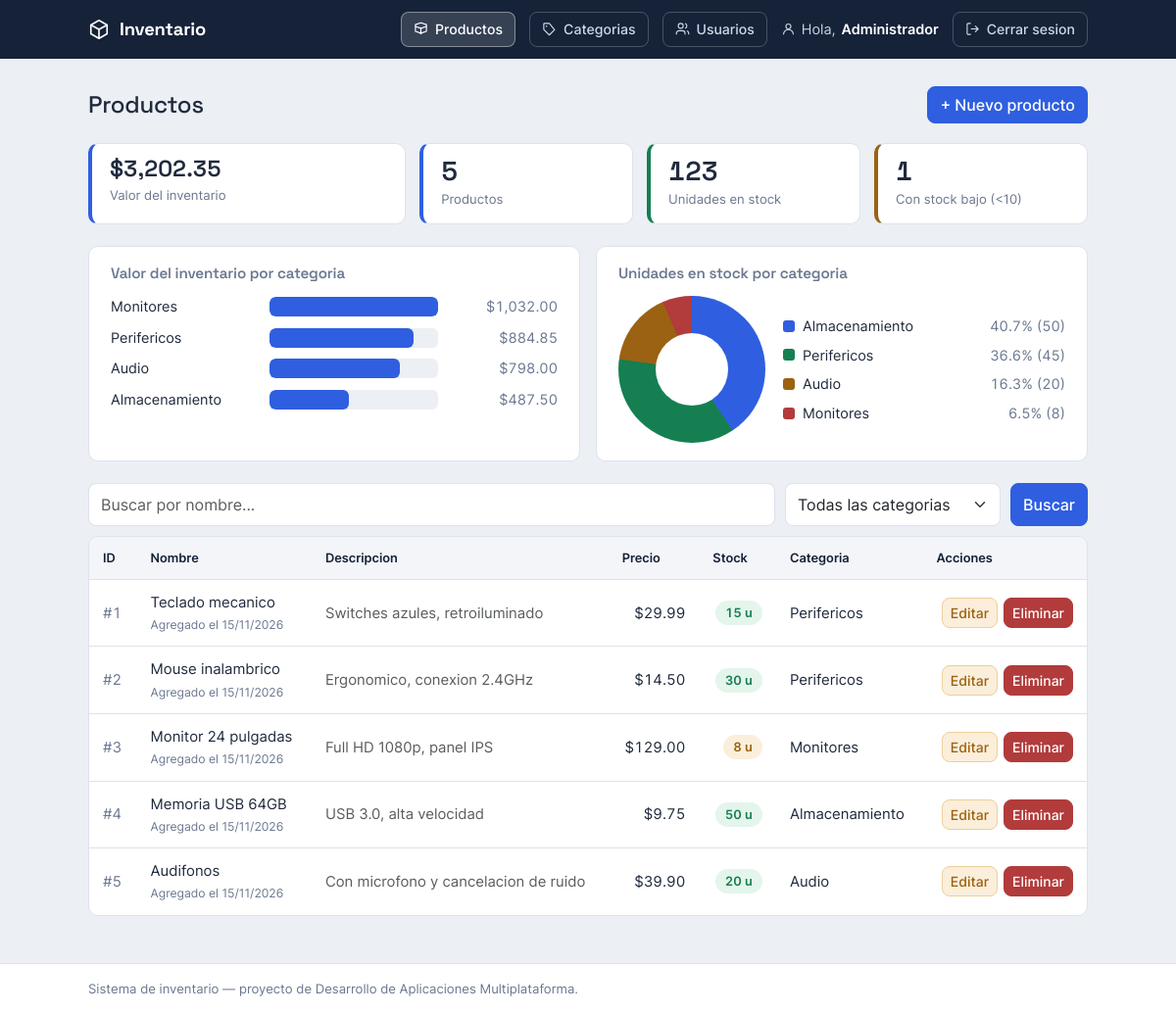
Screenshot of /index.php/productos (signed in) with the database file from the repository.
### tables this page shows
CREATE TABLE productos (
  id             INT AUTO_INCREMENT PRIMARY KEY,
  nombre         VARCHAR(100)  NOT NULL,
  descripcion    VARCHAR(255)  NULL,
  precio         DECIMAL(10,2) NOT NULL DEFAULT 0.00,    
  stock          INT           NOT NULL DEFAULT 0,
  categoria      VARCHAR(50)   NULL,
  fecha_creacion TIMESTAMP     DEFAULT CURRENT_TIMESTAMP
);

### app/Core/Controller.php (called while the page is built, shortened)
<?php
class Controller
{
    protected function vista(string $nombre, array $datos = []): void
    {
        extract($datos);
        require __DIR__ . '/../Views/' . $nombre . '.php';
    }
}

### app/Controllers/ProductoController.php (called while the page is built, shortened)
<?php
class ProductoController extends Controller
{
    public function index(): void
    {
        $buscar    = trim($_GET['buscar'] ?? '');
        $categoria = trim($_GET['categoria'] ?? '');
        $this->vista('productos/index', [
            'productos'      => Producto::todos($buscar, $categoria),
            'm'              => Producto::metricas($buscar, $categoria),
            'porCategoria'   => Producto::valorPorCategoria($buscar, $categoria),
            'stockPorCategoria' => Producto::stockPorCategoria($buscar, $categoria),
            'categorias'     => Categoria::nombres(),
            'totalSinFiltro' => Producto::contarTodos(),
            'buscar'         => $buscar,
            'categoria'      => $categoria,
            'hayFiltro'      => ($buscar !== '' || $categoria !== ''),
        ]);
    }
}

### public/index.php (called while the page is built, shortened)
<?php
require __DIR__ . '/../app/Core/autoload.php';
require __DIR__ . '/../app/Core/helpers.php';
$router = new App\Core\Router();
$ruta = $_SERVER['PATH_INFO'] ?? '/';
$ruta = '/' . trim($ruta, '/');
$router->despachar($_SERVER['REQUEST_METHOD'], $ruta);

### app/Core/helpers.php (called while the page is built)
<?php
function base_path(): string {
    return rtrim(str_replace('\\', '/', dirname($_SERVER['SCRIPT_NAME'])), '/');
}
function url(string $ruta = ''): string {
    return base_path() . '/index.php/' . ltrim($ruta, '/');
}
function asset(string $ruta): string {
    return base_path() . '/' . ltrim($ruta, '/');
}
function e(?string $texto): string {
    return htmlspecialchars((string) $texto, ENT_QUOTES);
}

### app/Core/Database.php (called while the page is built, shortened)
<?php
class Database
{
    private static ?PDO $pdo = null;
    public static function pdo(): PDO
    {
        if (self::$pdo === null) {
            $cfg = require __DIR__ . '/../../config/config.php';
            $dsn = "mysql:host={$cfg['host']};dbname={$cfg['nombre']};charset=utf8mb4";
            try {
                self::$pdo = new PDO($dsn, $cfg['usuario'], $cfg['pass'], [
                    PDO::ATTR_ERRMODE            => PDO::ERRMODE_EXCEPTION,
                    PDO::ATTR_DEFAULT_FETCH_MODE => PDO::FETCH_ASSOC,
                    PDO::ATTR_EMULATE_PREPARES   => false,
                ]);
            } catch (PDOException $e) {
                die('Error de conexion a la base de datos: ' . $e->getMessage());
            }
        }
        return self::$pdo;
    }
}

### app/Models/Producto.php (called while the page is built, shortened)
<?php
class Producto
{
    private static function filtro(string $buscar, string $categoria): array
    {
        $cond = [];
        $params = [];
        $where = $cond ? (' WHERE ' . implode(' AND ', $cond)) : '';
        return [$where, $params];
    }
    public static function todos(string $buscar = '', string $categoria = ''): array
    {
        [$where, $params] = self::filtro($buscar, $categoria);
        $stmt = Database::pdo()->prepare(
            'SELECT id, nombre, descripcion, precio, stock, categoria, fecha_creacion
             FROM productos' . $where . ' ORDER BY id'
        );
        $stmt->execute($params);
        return $stmt->fetchAll();
    }
    public static function metricas(string $buscar = '', string $categoria = ''): array
    {
        [$where, $params] = self::filtro($buscar, $categoria);
        $stmt = Database::pdo()->prepare(
            'SELECT COUNT(*)                                                 AS productos,
                    COALESCE(SUM(stock), 0)                                  AS unidades,
                    COALESCE(SUM(precio * stock), 0)                         AS valor,
                    COALESCE(SUM(CASE WHEN stock < 10 THEN 1 ELSE 0 END), 0) AS bajos
             FROM productos' . $where
        );
        $stmt->execute($params);
        return $stmt->fetch();
    }
    public static function valorPorCategoria(string $buscar = '', string $categoria = ''): array
    {
        [$where, $params] = self::filtro($buscar, $categoria);
        $stmt = Database::pdo()->prepare(
            "SELECT COALESCE(NULLIF(categoria, ''), 'Sin categoria') AS categoria,
                    SUM(precio * stock)                              AS valor
             FROM productos" . $where . "
             GROUP BY COALESCE(NULLIF(categoria, ''), 'Sin categoria')
             ORDER BY valor DESC"
        );
        $stmt->execute($params);
        return $stmt->fetchAll();
    }
    public static function stockPorCategoria(string $buscar = '', string $categoria = ''): array
    {
        [$where, $params] = self::filtro($buscar, $categoria);
        $stmt = Database::pdo()->prepare(
            "SELECT COALESCE(NULLIF(categoria, ''), 'Sin categoria') AS categoria,
                    SUM(stock)                                       AS unidades
             FROM productos" . $where . "
             GROUP BY COALESCE(NULLIF(categoria, ''), 'Sin categoria')
             ORDER BY unidades DESC"
        );
        $stmt->execute($params);
        return $stmt->fetchAll();
    }
}

### app/Core/autoload.php (called while the page is built, shortened)
<?php
spl_autoload_register(function (string $clase): void {
    $prefijo = 'App\\';
    $relativo = substr($clase, strlen($prefijo));
    $ruta = __DIR__ . '/../' . str_replace('\\', '/', $relativo) . '.php';
});

### config/config.php (called while the page is built, shortened)
<?php
if (getenv('DB_PASS') !== false) {
    return [
        'host'    => getenv('DB_HOST') ?: 'tarea_crud_mysql',
        'nombre'  => getenv('DB_NAME') ?: 'tarea_crud_db',
        'usuario' => getenv('DB_USER') ?: 'root',
        'pass'    => getenv('DB_PASS'),
    ];
}
die('No hay configuracion de base de datos: defini variables de entorno o crea secrets.php.');

### app/Views/productos/index.php (the view, shortened to what this page needs)
<?php
$navbar = true;
$menuActivo = 'productos';
require __DIR__ . '/../layouts/header.php';
$valorMayor = 0.0;
foreach ($porCategoria as $fila) {
    if ((float) $fila['valor'] > $valorMayor) $valorMayor = (float) $fila['valor'];
}
$totalUnidades = 0;
foreach ($stockPorCategoria as $fila) {
    $totalUnidades += (int) $fila['unidades'];
}
$coloresPastel = ['#2f5fe0', '#157f52', '#9a6212', '#b23b3b', '#6250d6', '#1b9e8f', '#c2569b', '#5a6b86'];
$paradasPastel = [];
$leyendaPastel = [];
$acumulado = 0.0;
$i = 0;
foreach ($stockPorCategoria as $fila) {
    $unidades = (int) $fila['unidades'];
    $pct   = $totalUnidades > 0 ? ($unidades / $totalUnidades) * 100 : 0;
    $color = $coloresPastel[$i % count($coloresPastel)];
    $inicio = $acumulado;
    $fin    = $acumulado + $pct;
    $paradasPastel[] = $color . ' ' . number_format($inicio, 2, '.', '') . '% ' . number_format($fin, 2, '.', '') . '%';
    $leyendaPastel[] = ['categoria' => $fila['categoria'], 'color' => $color, 'pct' => $pct, 'unidades' => $unidades];
    $acumulado = $fin;
    $i++;
}
$gradientePastel = implode(', ', $paradasPastel);
?>
<main class="shell">
  <div class="page-head">
    <h1>Productos</h1>
    <a href="<?= url('productos/crear') ?>" class="btn btn-primary">+ Nuevo producto</a>
  </div>
  <div class="stats">
    <div class="stat valor"><div class="n">$<?= number_format((float) $m['valor'], 2) ?></div><div class="l">Valor del inventario</div></div>
    <div class="stat">      <div class="n"><?= (int) $m['productos'] ?></div>                   <div class="l">Productos</div></div>
    <div class="stat ok">   <div class="n"><?= number_format((int) $m['unidades']) ?></div>     <div class="l">Unidades en stock</div></div>
    <div class="stat warn"> <div class="n"><?= (int) $m['bajos'] ?></div>                       <div class="l">Con stock bajo (&lt;10)</div></div>
  </div>
  <?php if ($porCategoria || ($stockPorCategoria && $totalUnidades > 0)): ?>
  <div class="graficos-fila">
    <?php if ($porCategoria): ?>
    <div class="panel grafico">
      <h2 class="grafico-titulo">Valor del inventario por categoria</h2>
      <?php foreach ($porCategoria as $fila):
          $ancho = $valorMayor > 0 ? ((float) $fila['valor'] / $valorMayor) * 100 : 0;
      ?>
        <div class="barra-fila">
          <div class="barra-etiqueta"><?= e($fila['categoria']) ?></div>
          <div class="barra-pista">
            <div class="barra" style="width: <?= number_format($ancho, 2, '.', '') ?>%"></div>
          </div>
          <div class="barra-valor">$<?= number_format((float) $fila['valor'], 2) ?></div>
        </div>
      <?php endforeach; ?>
    </div>
    <?php endif; ?>
    <?php if ($stockPorCategoria && $totalUnidades > 0): ?>
    <div class="panel grafico">
      <h2 class="grafico-titulo">Unidades en stock por categoria</h2>
      <div class="pastel-bloque">
        <div class="pastel" style="background: conic-gradient(<?= $gradientePastel ?>);"></div>
        <ul class="pastel-leyenda">
          <?php foreach ($leyendaPastel as $it): ?>
            <li>
              <span class="punto" style="background: <?= $it['color'] ?>;"></span>
              <span class="pastel-cat"><?= e($it['categoria']) ?></span>
              <span class="pastel-pct"><?= number_format($it['pct'], 1) ?>% (<?= number_format($it['unidades']) ?>)</span>
            </li>
          <?php endforeach; ?>
        </ul>
      </div>
    </div>
    <?php endif; ?>
  </div>
  <?php endif; ?>
  <form method="get" action="<?= url('productos') ?>" class="filtros">
    <input type="text" name="buscar" class="form-control" placeholder="Buscar por nombre..." value="<?= e($buscar) ?>">
    <select name="categoria" class="form-select">
      <option value="">Todas las categorias</option>
    </select>
    <button type="submit" class="btn btn-primary">Buscar</button>
  </form>
  <?php if (count($productos) === 0): ?>
    <div class="alert alert-info">
      <?= $hayFiltro ? 'Ningun producto coincide con la busqueda.' : 'Todavia no hay productos. Agrega el primero con "+ Nuevo producto".' ?>
    </div>
  <?php else: ?>
  <div class="panel">
    <table class="inv">
      <thead>
        <tr><th>ID</th><th>Nombre</th><th>Descripcion</th><th class="num">Precio</th><th class="num">Stock</th><th>Categoria</th><th class="num">Acciones</th></tr>
      </thead>
      <tbody>
        <?php foreach ($productos as $p):
            $s = (int) $p['stock'];
            if     ($s <= 0) { $clase = 'bad';  $texto = 'Sin stock'; }
            elseif ($s < 10) { $clase = 'warn'; $texto = $s . ' u'; }
            else             { $clase = 'ok';   $texto = $s . ' u'; }
        ?>
        <tr>
          <td class="id-cell">#<?= (int) $p['id'] ?></td>
          <td>
            <?= e($p['nombre']) ?>
            <?php if (!empty($p['fecha_creacion'])): ?>
              <div class="fecha-alta">Agregado el <?= date('d/m/Y', strtotime($p['fecha_creacion'])) ?></div>
            <?php endif; ?>
          </td>
          <td class="text-muted"><?= e($p['descripcion']) ?></td>
          <td class="num">$<?= number_format((float) $p['precio'], 2) ?></td>
          <td class="num"><span class="pill <?= $clase ?>"><?= $texto ?></span></td>
          <td><?= e($p['categoria']) ?></td>
          <td>
            <div class="actions">
              <a href="<?= url('productos/' . (int) $p['id'] . '/editar') ?>" class="btn btn-sm btn-warning">Editar</a>
              <a href="<?= url('productos/' . (int) $p['id'] . '/eliminar') ?>" class="btn btn-sm btn-danger">Eliminar</a>
            </div>
          </td>
        </tr>
        <?php endforeach; ?>
      </tbody>
    </table>
  </div>
  <?php endif; ?>
</main>
<?php require __DIR__ . '/../layouts/footer.php'; ?>

### app/Core/Router.php (shortened to what this page needs)
<?php
class Router
{
    private array $rutas = [];
    public function agregar(string $metodo, string $patron, array $accion, bool $privada = false): void
    {
        $this->rutas[] = compact('metodo', 'patron', 'accion', 'privada');
    }
    public function despachar(string $metodo, string $ruta): void
    {
        foreach ($this->rutas as $r) {
            if ($r['metodo'] !== $metodo) {
                continue;
            }
            $regex = '#^' . preg_replace('#\{[a-z]+\}#', '(\d+)', $r['patron']) . '$#';
            if (preg_match($regex, $ruta, $coincidencias)) {
                array_shift($coincidencias);
                [$clase, $metodoCtrl] = $r['accion'];
                (new $clase())->$metodoCtrl(...$coincidencias);
                return;
            }
        }
    }
}

### app/Views/layouts/header.php (shortened to what this page needs)
<?php
$navbar = $navbar ?? false;
$menuActivo = $menuActivo ?? '';
?>
<!DOCTYPE html>
<html lang="es">
<head>
  <link href="<?= asset('assets/css/bootstrap.min.css') ?>" rel="stylesheet">
  <link href="<?= asset('assets/fonts/fuentes.css') ?>" rel="stylesheet">
  <link href="<?= asset('assets/css/estilo.css') ?>?v=<?= @filemtime(__DIR__ . '/../../../public/assets/css/estilo.css') ?>" rel="stylesheet">
</head>
<body>
<?php if ($navbar): ?>
  <header class="topbar">
    <div class="topbar-inner">
      <a href="<?= url('productos') ?>" class="brand">
        <svg width="22" height="22" viewBox="0 0 24 24" fill="none" stroke="currentColor" stroke-width="1.8" stroke-linejoin="round"><path d="M12 2 3 7v10l9 5 9-5V7z"/><path d="M3 7l9 5 9-5"/><path d="M12 12v10"/></svg>
        Inventario
      </a>
      <nav class="topbar-user">
        <a href="<?= url('productos') ?>" class="btn-ghost <?= $menuActivo === 'productos' ? 'activa' : '' ?>">
          <svg viewBox="0 0 24 24" fill="none" stroke="currentColor" stroke-width="1.8" stroke-linejoin="round"><path d="M21 8V5l-9-3-9 3v3"/><path d="M3 8l9 3 9-3"/><path d="M3 8v8l9 3 9-3V8"/><path d="M12 11v10"/></svg>
          Productos
        </a>
        <a href="<?= url('categorias') ?>" class="btn-ghost <?= $menuActivo === 'categorias' ? 'activa' : '' ?>">
          <svg viewBox="0 0 24 24" fill="none" stroke="currentColor" stroke-width="1.8" stroke-linejoin="round"><path d="M20.6 13.4 12 22l-9-9V4a1 1 0 0 1 1-1h8z"/><circle cx="7.5" cy="7.5" r="1.3" fill="currentColor" stroke="none"/></svg>
          Categorias
        </a>
        <?php if (($_SESSION['rol'] ?? '') === 'admin'): ?>
        <a href="<?= url('usuarios') ?>" class="btn-ghost <?= $menuActivo === 'usuarios' ? 'activa' : '' ?>">
          <svg viewBox="0 0 24 24" fill="none" stroke="currentColor" stroke-width="1.8" stroke-linejoin="round"><path d="M16 21v-2a4 4 0 0 0-4-4H6a4 4 0 0 0-4 4v2"/><circle cx="9" cy="7" r="4"/><path d="M22 21v-2a4 4 0 0 0-3-3.87"/><path d="M16 3.13a4 4 0 0 1 0 7.75"/></svg>
          Usuarios
        </a>
        <?php endif; ?>
        <span class="user-chip">
          <svg viewBox="0 0 24 24" fill="none" stroke="currentColor" stroke-width="1.8" stroke-linejoin="round"><circle cx="12" cy="8" r="4"/><path d="M4 21a8 8 0 0 1 16 0"/></svg>
          Hola, <b><?= e($_SESSION['nombre'] ?? $_SESSION['usuario'] ?? '') ?></b>
        </span>
        <a href="<?= url('logout') ?>" class="btn-ghost">
          <svg viewBox="0 0 24 24" fill="none" stroke="currentColor" stroke-width="1.8" stroke-linejoin="round"><path d="M9 21H5a2 2 0 0 1-2-2V5a2 2 0 0 1 2-2h4"/><path d="M16 17l5-5-5-5"/><path d="M21 12H9"/></svg>
          Cerrar sesion
        </a>
      </nav>
    </div>
  </header>
<?php endif; ?>

### app/Views/layouts/footer.php
<footer class="foot">
  <div class="foot-inner">Sistema de inventario — proyecto de Desarrollo de Aplicaciones Multiplataforma.</div>
</footer>
</body>
</html>

### rows the page displays
productos: id "1", nombre "Teclado mecanico", fecha_creacion "15/11/2026", descripcion "Switches azules, retroiluminado", precio "29.99", texto "15 u", categoria "Perifericos"
productos: id "2", nombre "Mouse inalambrico", fecha_creacion "15/11/2026", descripcion "Ergonomico, conexion 2.4GHz", precio "14.50", texto "30 u", categoria "Perifericos"
productos: id "3", nombre "Monitor 24 pulgadas", fecha_creacion "15/11/2026", descripcion "Full HD 1080p, panel IPS", precio "129.00", texto "8 u", categoria "Monitores"
productos: id "4", nombre "Memoria USB 64GB", fecha_creacion "15/11/2026", descripcion "USB 3.0, alta velocidad", precio "9.75", texto "50 u", categoria "Almacenamiento"
productos: id "5", nombre "Audifonos", fecha_creacion "15/11/2026", descripcion "Con microfono y cancelacion de ruido", precio "39.90", texto "20 u", categoria "Audio"

### other values shown
$m['valor'] "3,202.35"
$m['productos'] "5"
$m['unidades'] "123"
$m['bajos'] "1"
$fila['categoria'] "Monitores"
$fila['valor'] "1,032.00"
$fila['categoria'] "Perifericos"
$fila['valor'] "884.85"
$fila['categoria'] "Audio"
$fila['valor'] "798.00"
$fila['categoria'] "Almacenamiento"
$fila['valor'] "487.50"
$it['categoria'] "Almacenamiento"
$it['pct'] "40.7"
$it['unidades'] "50"
